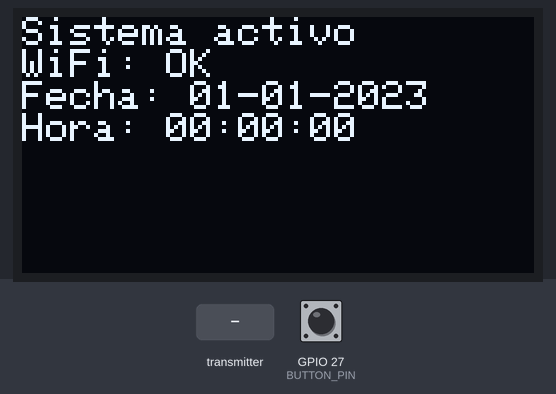
Recording of a program running on a simulated ESP32. On the bench: 128×64 one-colour display. The test bench sets the inputs (shaded band); at power-on: GPIO 27 (BUTTON_PIN) HIGH. WiFi joins after 1.5 s; servers stay silent unless stated; the local clock reads 2024-03-15 10:24:30 at power-on unless the program sets it; storage starts empty; web services answer with replies made up by the test bench; what the program prints to the serial monitor is not drawn.

Above: at 3.8 s.
3.9 s: GPIO 27 (BUTTON_PIN) pulled LOW for 1 s
At 5.5 s:
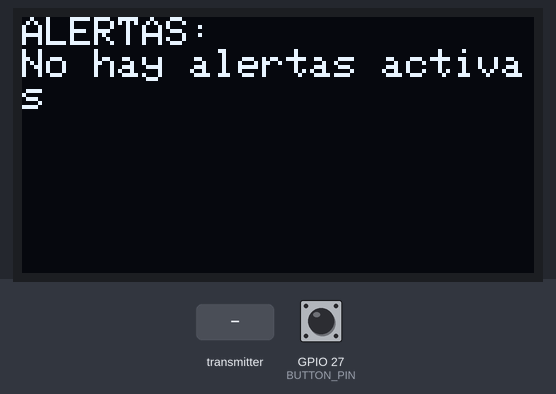
6.4 s: GPIO 27 (BUTTON_PIN) pulled LOW for 0.15 s
At 7.6 s:
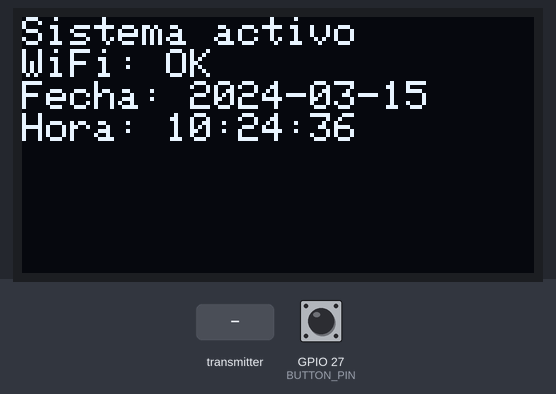
8.0 s: the transmitter starts sending temperature = 0
9.5 s: GPIO 27 (BUTTON_PIN) pulled LOW for 3.2 s
At 9.74 s:
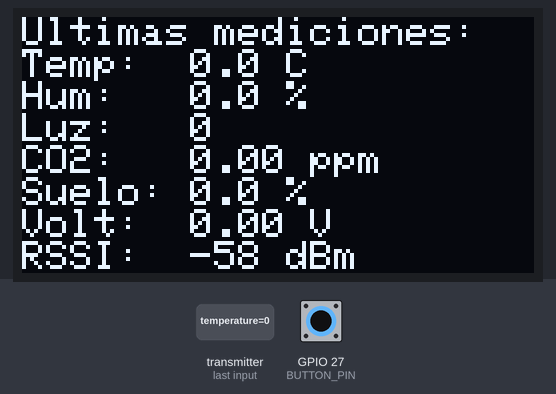
Timing chart, 0 to 12.5 s (numbered marks = the images above; inputs shaded):
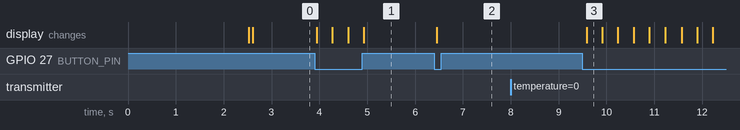

Measured:
- after the input at 3.9 s, the display: first changes at once (image 1 shows a later state)
- after the input at 6.4 s, the display: changes after 0.06 s (image 2)
- after the input at 8.0 s, every drawn part: stays the same
- after the input at 9.5 s, the display: changes after 0.08 s (image 3)

The program:

main.cpp
```cpp
#include <Arduino.h>
#include "WiFiConnector.h"
#include "ESPNowReceiver.h"
#include "ESPNowSender.h"
#include "TelegramBot.h"
#include "ThresholdsController.h"
#include "dataSensor.h"
#include "dataActuator.h"
#include "SDLogger.h"
#include "RtcDS1302Helper.h"
#include "DisplayManager.h"
#include <time.h>

// 📡 WiFi
const char* ssid = "Jose";
const char* password = "Viani1992";
WiFiConnector wifi(ssid, password);

// 🤖 Telegram
const String botToken = "7801122874:AAFSDyTc5P3iAw8Z5msvaTbN2O_DJXYEAlw";
const String chatId = "5152788448";
TelegramBot bot(botToken, chatId);
int lastUpdateId = 0;

// 🧠 RTC y SD
RtcDS1302Helper rtc(15, 14, 2);
SDLogger logger(5);

// 🌡️ Datos compartidos
SensorData lastReceivedData;
ActuatorState actuatorState;
bool hasData = false;

// Protecciones contra acceso concurrente
portMUX_TYPE dataMux = portMUX_INITIALIZER_UNLOCKED;

// 📥 ESP-NOW
ESPNowReceiver receiver(2);

// 🟢 Actuadores
const uint8_t actuatorMAC[] = {0xEC, 0xE3, 0x34, 0x8A, 0x55, 0xA0};
ESPNowActuatorSender actuatorSender(actuatorMAC, 2);

// Control de pantalla OLED
#define BUTTON_PIN 27
DisplayManager display(false);

// 🔢 Umbrales
Thresholds thresholds;

// ⏰ NTP
void syncRtcWithNTP() {
    configTime(-5 * 3600, 0, "pool.ntp.org");
    struct tm timeinfo;
    if (getLocalTime(&timeinfo)) {
        rtc.updateFromNTP(timeinfo.tm_year + 1900, timeinfo.tm_mon + 1,
                          timeinfo.tm_mday, timeinfo.tm_hour,
                          timeinfo.tm_min, timeinfo.tm_sec);
        Serial.println("✅ RTC sincronizado con NTP");
    } else {
        Serial.println("⚠️ No se pudo sincronizar RTC con NTP");
    }
}

// Actualiza la pantalla OLED con los datos actuales
void actualizarDisplay() {
    portENTER_CRITICAL(&dataMux);
    SensorData copy = lastReceivedData;
    ActuatorState state = actuatorState;
    portEXIT_CRITICAL(&dataMux);

    display.setAlerta(
        thresholds.hasCriticalFailure(),
        thresholds.alertLowSoilMoisture,
        thresholds.alertHighSoilMoisture,
        thresholds.alertLowTemperature,
        thresholds.alertHighTemperature,
        thresholds.alertCO2,
        thresholds.alertLight,
        thresholds.alertVoltage,
        thresholds.alertWifi,
        thresholds.alertESPSensor,
        thresholds.alertESPActuator
    );

    display.setHora(rtc.getTime());
    display.setFecha(rtc.getDate());
    display.setWifiStatus(WiFi.status() == WL_CONNECTED ? "OK" : "FAIL");
    display.setSensorData(copy, String(thresholds.RSSIWiFi));
    display.setActuadorEstado(actuatorState);
}

// 🔁 Callback al recibir datos
void onSensorDataReceived(const SensorData& data) {
    portENTER_CRITICAL(&dataMux);
    lastReceivedData = data;
    hasData = true;
    actuatorState = thresholds.evaluate(data);
    portEXIT_CRITICAL(&dataMux);

    actuatorSender.sendData(actuatorState);
    thresholds.alertESPActuator = !actuatorSender.isPeerConnected();

    Serial.println("📥 Datos recibidos:");
    Serial.println(thresholds.formatSensorData(data));
}

// Tarea 1: recibir datos de sensores
void ReceiveDataTask(void* pvParameters) {
    receiver.onReceive(onSensorDataReceived);

    while (true) {
        vTaskDelay(100 / portTICK_PERIOD_MS);
    }
}

// Tarea 2: comandos Telegram
void TelegramReceiverTask(void* pvParameters) {
    // Mostrar mensaje de inicio
    bot.sendMessage("✅ Bot de Telegram iniciado. Usa /guia para ver comandos disponibles.");

    while (true) {
        String cmd = bot.getNextMessage(lastUpdateId);

        if (thresholds.hasAlertChanged()) {
            String alertMsg = thresholds.returnAlarm(lastReceivedData);
            if (!alertMsg.isEmpty()) {
                bot.sendMessage(alertMsg);
            } else {
                bot.sendMessage("✅ Sistema funcionando correctamente.");
            }
        }

        if (cmd == "/datos") {
            display.setTelegramCmd(cmd);
            portENTER_CRITICAL(&dataMux);
            bool available = hasData;
            SensorData copy = lastReceivedData;
            portEXIT_CRITICAL(&dataMux);

            if (available) {
                String msg = "📊 Últimos datos:\n";
                msg += "🕒 " + rtc.getTimestamp() + "\n";
                msg += thresholds.formatSensorData(copy);
                bot.sendMessage(msg);
            } else {
                bot.sendMessage("⏳ Aún no hay datos.");
            }

        } else if (cmd == "/estado") {
            display.setTelegramCmd(cmd);
            String alertMsg = thresholds.returnAlarm(lastReceivedData);
            if (!alertMsg.isEmpty()) {
                bot.sendMessage(alertMsg);
            } else {
                bot.sendMessage("✅ Sistema funcionando correctamente.");
            }

        } else if (cmd.startsWith("/umbral ")) {
            display.setTelegramCmd(cmd);
            thresholds.updateFromCommand(cmd);
            bot.sendMessage("✅ Umbrales actualizados.");

        } else if (cmd == "/umbrales") {
            display.setTelegramCmd(cmd);
            bot.sendMessage(thresholds.getStatus());

        } else if (cmd.startsWith("/activar ") || cmd.startsWith("/desactivar ")) {
            display.setTelegramCmd(cmd);
            portENTER_CRITICAL(&dataMux);
            if (cmd.endsWith("bomba")) actuatorState.waterPump = cmd.startsWith("/activar ") ? 1 : 0;
            else if (cmd.endsWith("ventilador")) actuatorState.fan = cmd.startsWith("/activar ") ? 1 : 0;
            else if (cmd.endsWith("luces")) actuatorState.leds = cmd.startsWith("/activar ") ? 1 : 0;
            actuatorSender.sendData(actuatorState);
            portEXIT_CRITICAL(&dataMux);
            bot.sendMessage("✅ Actuador actualizado.");

        } else if (cmd == "/actuadores") {
            display.setTelegramCmd(cmd);
            portENTER_CRITICAL(&dataMux);
            ActuatorState state = actuatorState;
            portEXIT_CRITICAL(&dataMux);
            bot.sendMessage("🔌 Estado:\n" + thresholds.formatActuatorState(state));

        } else if (cmd == "/guia"){
            display.setTelegramCmd(cmd);
            String guide = "📖 Guía de comandos:\n";
            guide += "/datos - Obtener últimos datos de sensores.\n";
            guide += "/estado - Ver estado del sistema y alertas.\n";
            guide += "/umbral <tipo> <valor> - Actualizar umbrales (ej: /umbral suelo_min 40.0).\n";
            guide += "/umbrales - Mostrar umbrales actuales.\n";
            guide += "/activar <actuador> - Activar un actuador (bomba, ventilador, luces).\n";
            guide += "/desactivar <actuador> - Desactivar un actuador (bomba, ventilador, luces).\n";
            guide += "/actuadores - Mostrar estado de los actuadores.\n";
            bot.sendMessage(guide);

        } else{
            if (cmd.length() > 0) {
                display.setTelegramCmd(cmd);
                bot.sendMessage("⚠️ Comando no reconocido. Usa /guia para ayuda.");
            }
        }

        vTaskDelay(1000 / portTICK_PERIOD_MS);
    }
}

// Tarea 3: guardar en SD
void SDLoggerTask(void* pvParameters) {
    int systemState = 0; // Estado del sistema (0: Todo OK, 1: Fallo conectividad, 2: Sensor desbordado, 3: Falla crítica)
    while (true) {
        portENTER_CRITICAL(&dataMux);
        bool available = hasData;
        SensorData copy = lastReceivedData;
        portEXIT_CRITICAL(&dataMux);

        if (thresholds.alertESPActuator || thresholds.alertWifi || thresholds.alertESPSensor) {
            systemState = 1; // Fallo de conectividad
        } else if (thresholds.anySensorAlertActive()) {
            systemState = 2; // Sensor desbordado
        } else if (thresholds.hasCriticalFailure()) {
            systemState = 3; // Falla crítica
        } else {
            systemState = 0; // Todo OK
        }

        if (available) {
            String timestamp = rtc.getTimestamp();
            logger.logSensorData(timestamp, "NODE_1", wifi.getRSSI(), copy, systemState);
        }

        vTaskDelay(10000 / portTICK_PERIOD_MS);

        thresholds.RSSIWiFi = WiFi.RSSI();
        receiver.update();
        thresholds.alertESPSensor = !receiver.isConnected();
    }
}

// Tarea 4: actualizar RTC
void RTCUpdateTask(void* pvParameters) {
    while (true) {
        syncRtcWithNTP();
        vTaskDelay(1800000 / portTICK_PERIOD_MS);
    }
}

// Tarea 5: verificar fecha y hora
void checkRtcTime(void* pvParameters) {
    while (true) {
        int year = rtc.getYear();
        int month = rtc.getMonth();
        int day = rtc.getDay();
        int hour = rtc.getHour();
        int minute = rtc.getMinute();
        int second = rtc.getSecond();

        // Verificar si la hora es inválida (por ejemplo, año fuera de rango razonable)
        if (year < 2020 || year > 2100 || month < 1 || month > 12 || day < 1 || day > 31 ||
            hour < 0 || hour > 23 || minute < 0 || minute > 59 || second < 0 || second > 59) {
            Serial.println("⏰ Hora RTC inválida, sincronizando con NTP...");
            syncRtcWithNTP();
        }

        vTaskDelay(60000 / portTICK_PERIOD_MS); // Verificar cada minuto
    }
}

// Tarea 6: actualizar pantalla OLED
void DisplayTask(void* pvParameters) {
    pinMode(BUTTON_PIN, INPUT_PULLUP);
    unsigned long lastPress = 0;

    while (true) {
        display.actualizar();

        if (digitalRead(BUTTON_PIN) == LOW && (millis() - lastPress > 300)) {
            actualizarDisplay();
            lastPress = millis();
            display.cambiarPagina();
        }

        vTaskDelay(100 / portTICK_PERIOD_MS);
    }
}

void setup() {
    Serial.begin(115200);
    delay(1000);

    if (!wifi.connect()) {
        Serial.println("🚫 WiFi no disponible.");
        while (true);
    }

    thresholds.RSSIWiFi = wifi.getRSSI();

    rtc.begin();
    syncRtcWithNTP();

    if (!logger.begin()) {
        Serial.println("⚠️ Error al iniciar SD");
    }

    receiver.begin();
    actuatorSender.begin();

    display.begin();
    display.mostrarPagina();

    xTaskCreatePinnedToCore(ReceiveDataTask, "ReceiveData", 4096, NULL, 1, NULL, 0);
    xTaskCreatePinnedToCore(TelegramReceiverTask, "Telegram", 4096, NULL, 1, NULL, 1);
    xTaskCreatePinnedToCore(SDLoggerTask, "SDLogger", 4096, NULL, 1, NULL, 0);
    xTaskCreatePinnedToCore(RTCUpdateTask, "RTCUpdate", 4096, NULL, 1, NULL, 1);
    xTaskCreatePinnedToCore(checkRtcTime, "CheckRTC", 2048, NULL, 1, NULL, 1);
    xTaskCreatePinnedToCore(DisplayTask, "Display", 4096, NULL, 1, NULL, 1);

    Serial.println("✅ Sistema iniciado.");
}

void loop() {
    // No usar loop() cuando trabajas con FreeRTOS
}
```

DisplayManager.h
```cpp
#ifndef DISPLAY_MANAGER_H
#define DISPLAY_MANAGER_H

#include <Wire.h>
#include <Adafruit_GFX.h>
#include <Adafruit_SSD1306.h>
#include "dataSensor.h"
#include "dataActuator.h"

#define SCREEN_WIDTH 128
#define SCREEN_HEIGHT 64
#define OLED_ADDR 0x3C

class DisplayManager {
private:
    Adafruit_SSD1306 display;
    unsigned long lastPageChange = 0;
    uint8_t currentPage = 0;
    const uint8_t totalPages = 5;
    unsigned long interval = 3000; // Tiempo entre páginas automáticas (ms)
    bool autoChange = false;

    // Datos simulados / reales (pueden ser actualizados desde fuera)
    String wifiStatus = "OK";
    String hora = "00:00:00";
    String fecha = "01-01-2023";
    String sensorData = "T:-- H:--";
    String actuadorEstado = "Luces: OFF";
    String telegramCmd = "/start";
    String alerta = "";

public:
    // Constructor sin botón
    DisplayManager(bool autoMode = false)
        : display(SCREEN_WIDTH, SCREEN_HEIGHT, &Wire, -1), autoChange(autoMode) {}

    bool begin() {
        if (!display.begin(SSD1306_SWITCHCAPVCC, OLED_ADDR)) {
            Serial.println(F("❌ No se encontró la pantalla OLED"));
            return false;
        }

        display.clearDisplay();
        display.display();
        Serial.println("✅ Pantalla OLED inicializada");
        return true;
    }

    // Métodos para actualizar datos externos
    void setWifiStatus(const String& status) { wifiStatus = status; }

    void setHora(const String& h) { hora = h; }

    void setFecha(const String& f) { fecha = f; }

    void setSensorData(const SensorData& data, const String& rssiWifi = "") {
        sensorData = "";
        sensorData += "Temp:  " + String(data.temperature, 1) + " C\n";
        sensorData += "Hum:   " + String(data.humidity, 1) + " %\n";
        sensorData += "Luz:   " + String(data.light) + "\n";
        sensorData += "CO2:   " + String(data.co2ppm) + " ppm\n";
        sensorData += "Suelo: " + String(data.soilMoisture, 1) + " %\n";
        sensorData += "Volt:  " + String(data.voltage, 2) + " V\n";
        sensorData += "RSSI:  " + rssiWifi + " dBm\n";
    }

    void setActuadorEstado(const ActuatorState& state) {
        actuadorEstado = "";
        actuadorEstado += "Bomba: " + String(state.waterPump ? "ON" : "OFF") + "\n";
        actuadorEstado += "Vent:  " + String(state.fan ? "ON" : "OFF") + "\n";
        actuadorEstado += "Luces: " + String(state.leds ? "ON" : "OFF");
    }

    void setTelegramCmd(const String& cmd) {
        telegramCmd = cmd;
    }

    void setAlerta(bool criticState, bool lsoilM, bool hsoilM, bool lTemp, bool hTemp, bool co2, bool light, bool voltage, bool rssi, bool espsensor, bool espactuator) {
        alerta = "";
        if (criticState) alerta += "FALLA CRITICA!\n";
        if (voltage) alerta += " - Voltaje bajo\n";
        if (espsensor) alerta += " - Sensor ESP N.C.\n";
        if (espactuator) alerta += " - Actuador ESP N.C.\n";
        if (lsoilM) alerta += "Hum. Suelo baja\n";
        if (hsoilM) alerta += "Hum. Suelo alta\n";
        if (lTemp) alerta += "Temp. baja\n";
        if (hTemp) alerta += "Temp. alta\n";
        if (co2) alerta += "CO2 alto\n";
        if (light) alerta += "Luz insuficiente\n";
        if (rssi) alerta += "Conexión WiFi débil\n";
    }

    void mostrarPagina() {
        display.clearDisplay();
        display.setTextSize(1);
        display.setTextColor(SSD1306_WHITE);
        display.setCursor(0, 0);

        switch (currentPage) {
            case 0:
                display.println("Sistema activo");
                display.print("WiFi: "); display.println(wifiStatus);
                display.print("Fecha: "); display.println(fecha);
                display.print("Hora: "); display.println(hora);
                break;

            case 1:
                display.println("Ultimas mediciones:");
                display.println(sensorData);
                break;

            case 2:
                display.println("Actuadores:");
                display.println(actuadorEstado);
                break;

            case 3:
                display.println("Telegram: OK");
                display.print("Ultimo comando: \n");
                display.println(telegramCmd);
                break;

            case 4:
                display.println("ALERTAS:");
                if (alerta.length() > 0) {
                    display.println(alerta);
                } else {
                    display.println("No hay alertas activas");
                }
                break;
        }

        display.display();
    }

    void actualizar() {
        unsigned long now = millis();

        // ✅ Cambio automático si está habilitado
        if (autoChange && now - lastPageChange >= interval) {
            currentPage = (currentPage + 1) % totalPages;
            mostrarPagina();
            lastPageChange = now;
        }
    }

    void cambiarPagina() {
        currentPage = (currentPage + 1) % totalPages;
        mostrarPagina();
    }

    void mostrarMensajeRapido(const String& msg) {
        display.clearDisplay();
        display.setCursor(0, 0);
        display.setTextSize(1);
        display.setTextColor(SSD1306_WHITE);
        display.println(msg);
        display.display();
    }
};

#endif
```

ESPNowReceiver.h
```cpp
#ifndef ESP_NOW_RECEIVER_H
#define ESP_NOW_RECEIVER_H

#include <WiFi.h>
#include <esp_now.h>
#include <esp_wifi.h>
#include "dataSensor.h"

class ESPNowReceiver {
private:
    uint8_t _channel;
    void (*_onReceiveCallback)(const SensorData&);
    static ESPNowReceiver* _instance;

    static constexpr unsigned long TIMEOUT_MS = 10000;  // 10 segundos
    unsigned long _lastReceivedTime = 0;
    bool _connected = false;

public:
    ESPNowReceiver(uint8_t channel = 1) : _channel(channel), _onReceiveCallback(nullptr) {}

    void begin() {
        WiFi.mode(WIFI_STA);
        esp_wifi_set_channel(_channel, WIFI_SECOND_CHAN_NONE);

        if (esp_now_init() != ESP_OK) {
            Serial.println("❌ Error al iniciar ESP-NOW");
            return;
        }

        esp_now_register_recv_cb([](const uint8_t *mac, const uint8_t *incomingDataRaw, int len) {
            SensorData data;
            memcpy(&data, incomingDataRaw, sizeof(SensorData));

            if (_instance) {
                _instance->_lastReceivedTime = millis();
                if (!_instance->_connected) {
                    Serial.println("🔄 Nodo conectado nuevamente");
                }
                _instance->_connected = true;

                if (_instance->_onReceiveCallback) {
                    _instance->_onReceiveCallback(data);
                }
            }
        });

        _instance = this;

        Serial.println("✅ ESP-NOW Receptor listo");
    }

    void onReceive(void (*callback)(const SensorData&)) {
        _onReceiveCallback = callback;
    }

    void update() {
        if (_connected && millis() - _lastReceivedTime > TIMEOUT_MS) {
            _connected = false;
            Serial.println("⚠️ Nodo inactivo (timeout)");
        }
    }

    bool isConnected() const {
        return _connected;
    }
};

ESPNowReceiver* ESPNowReceiver::_instance = nullptr;

#endif
```

dataActuator.h
```cpp
#ifndef DATA_ACTUATOR_H
#define DATA_ACTUATOR_H

#include <cstdint>

struct ActuatorState {
    uint8_t waterPump = 0;   // 0 = OFF, 1 = ON
    uint8_t fan = 0;         // 0 = OFF, 1 = ON
    uint8_t leds = 0;        // 0 = OFF, 1 = ON
};

#endif // DATA_ACTUATOR_H
```

Source omitted: ESPNowSender.h (2432 bytes), RtcDS1302Helper.h (2306 bytes), SDLogger.h (2351 bytes), TelegramBot.h (2803 bytes), ThresholdsController.h (9088 bytes), WifiConnector.h (1407 bytes), dataSensor.h (272 bytes)
